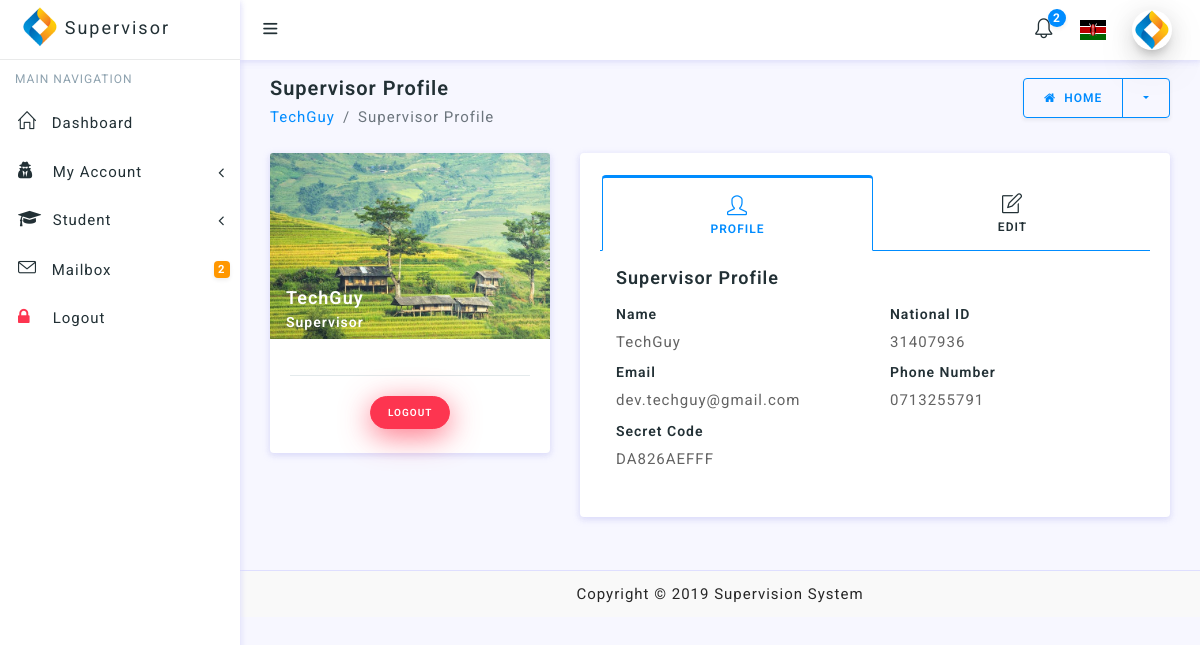
/supervisor/dashboard/profile.php (signed in), run on the app's committed database.
### tables this page shows
CREATE TABLE `supervisor_table` (
  `id` int(11) NOT NULL,
  `supervisor_name` varchar(255) NOT NULL,
  `email` varchar(255) NOT NULL,
  `phone_number` varchar(255) NOT NULL,
  `national_id` varchar(255) NOT NULL,
  `secret_code` varchar(255) NOT NULL,
  `password` varchar(255) NOT NULL,
  `created_at` datetime NOT NULL
);

### supervisor/sessions/supervisor_session.php (called while the page is built, shortened)
<?php
require '../../DBConnection/Connection.php';
$supervisor_check = $_SESSION['login_supervisor'];
$ses_sql = mysqli_query($connection, "select * from supervisor_table where national_id='$supervisor_check'");
$row = mysqli_fetch_assoc($ses_sql);
$supervisor_name = $row['supervisor_name'];
$email = $row['email'];
$national_id = $row['national_id'];
$secret_code = $row['secret_code'];
$phone_number = $row['phone_number'];

### supervisor/dashboard/profile.php (the view, shortened to what this page needs)
<?php
require '../sessions/supervisor_session.php';
require '../../functions/update_profile.php'
?>
<!doctype html>
<html lang="en">
<head>
    <link href="../../inc/main.css" rel="stylesheet" type="text/css"/>
</head>
<body>
<div id="wrapper">
    <?php
    require '../layouts/supervisor_layout.php';
    ?>
    <div class="content-wrapper">
        <div class="container-fluid">
            <div class="row pt-2 pb-2">
                <div class="col-sm-9">
                    <h4 class="page-title">Supervisor Profile</h4>
                    <ol class="breadcrumb">
                        <li class="breadcrumb-item"><a href="profile.php"><?php echo $supervisor_name ?></a></li>
                        <li class="breadcrumb-item active" aria-current="page">Supervisor Profile</li>
                    </ol>
                </div>
                <div class="col-sm-3">
                    <a href="home.php">
                        <div class="btn-group float-sm-right">
                            <button type="button" class="btn btn-outline-primary waves-effect waves-light"><i
                                        class="fa fa-home mr-1"></i> Home
                            </button>
                            <button type="button"
                                    class="btn btn-outline-primary dropdown-toggle dropdown-toggle-split waves-effect waves-light"
                                    data-toggle="dropdown">
                            </button>
                        </div>
                    </a>
                </div>
            </div>
            <div class="row">
                <div class="col-lg-4">
                    <div class="profile-card-3">
                        <div class="card">
                            <div class="user-fullimage">
                                <img src="../../assets/images/gallery/5.jpg" alt="user avatar" class="card-img-top">
                                <div class="details">
                                    <h5 class="mb-1 text-white ml-3"><?php echo $supervisor_name ?></h5>
                                    <h6 class="text-white ml-3">Supervisor</h6>
                                </div>
                            </div>
                            <div class="card-body text-center">
                                <hr>
                                <a href="../sessions/supervisor_logout.php"
                                   class="btn btn-danger shadow-danger btn-sm btn-round waves-effect waves-light m-1">Logout</a>
                            </div>
                        </div>
                    </div>
                </div>
                <div class="col-lg-8">
                    <div class="card">
                        <div class="card-body">
                            <ul class="nav nav-tabs nav-tabs-primary top-icon nav-justified">
                                <li class="nav-item">
                                    <a href="javascript:void();" data-target="#profile" data-toggle="pill"
                                       class="nav-link active"><i class="icon-user"></i> <span
                                                class="hidden-xs">Profile</span></a>
                                </li>
                                <li class="nav-item">
                                    <a href="javascript:void();" data-target="#edit" data-toggle="pill"
                                       class="nav-link"><i class="icon-note"></i> <span
                                                class="hidden-xs">Edit</span></a>
                                </li>
                            </ul>
                            <div class="tab-content p-3">
                                <div class="tab-pane active" id="profile">
                                    <h5 class="mb-3">Supervisor Profile</h5>
                                    <div class="row">
                                        <div class="col-md-6">
                                            <h6>Name</h6>
                                            <p>
                                                <?php echo $supervisor_name ?>
                                            </p>
                                            <h6>Email</h6>
                                            <p>
                                                <?php echo $email ?>
                                            </p>
                                            <h6>Secret Code</h6>
                                            <p>
                                                <?php echo $secret_code ?>
                                            </p>
                                        </div>
                                        <div class="col-md-6">
                                            <h6>National ID</h6>
                                            <p>
                                                <?php echo $national_id ?>
                                            </p>
                                            <h6>Phone Number</h6>
                                            <p>
                                                <?php echo $phone_number ?>
                                            </p>
                                        </div>
                                    </div>
                                </div>
                            </div>
                        </div>
                    </div>
                </div>
            </div>
        </div>
    </div>
    <?php
    require('../../inc/footer.php')
    ?>
</div>
</body>
</html>

### data on the page
supervisor_table: supervisor_name "TechGuy", email "dev.techguy@gmail.com", secret_code "DA826AEFFF", national "31407936", phone_number "0713255791"

### other printed values
$unReadNotifications "2"
$appName "Supervision System"
